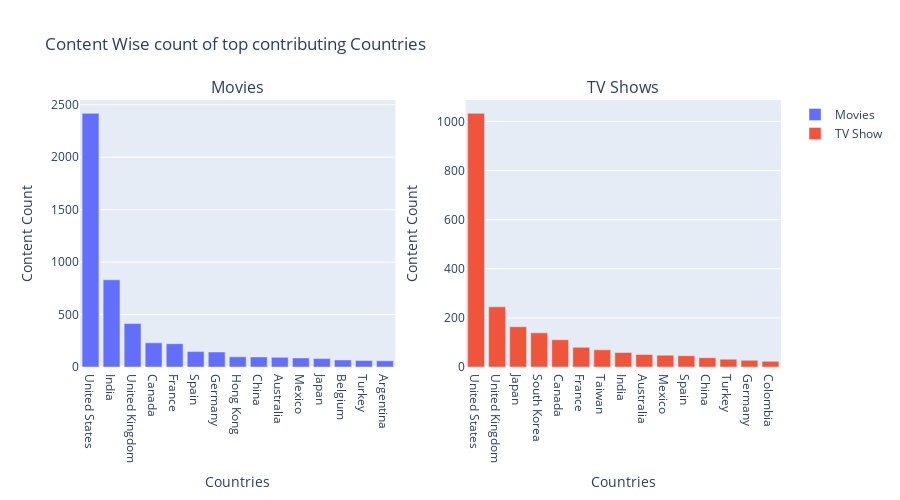

Notebook code for this chart:
### Code cell
trace1=go.Bar(x=country_movie_count['country'][:15], y=country_movie_count['count'][:15], name = 'Movies', orientation='v')
trace2=go.Bar(x=country_tvShow_count['country'][:15], y=country_tvShow_count['count'][:15], name = 'TV Show', orientation='v')

layout = go.Layout(title="Content Wise count of top contributing Countries", height=500)


fig = make_subplots(rows=1, cols=2, subplot_titles= ('Movies', 'TV Shows'))

fig.add_trace(trace1, row=1, col=1)

fig.add_trace(trace2, row=1, col=2)

fig.update_layout(layout)

fig.update_yaxes(title_text='Content Count')

fig.update_xaxes(title_text='Countries')

fig.show()

fig.write_image("./Plots/Content Wise count of top contributing Countries.jpeg")

### Figure 1 — Plotly figure (JSON) as saved in the notebook; plotly's stock layout.template omitted (floating-point values rounded to 4 significant figures)
{"data": [{"name": "Movies", "orientation": "v", "type": "bar", "x": ["United States", "India", "United Kingdom", "Canada", "France", "Spain", "Germany", "Hong Kong", "China", "Australia", "Mexico", "Japan", "Belgium", "Turkey", "Argentina"], "xaxis": "x", "y": [2418, 831, 415, 230, 222, 147, 143, 97, 96, 92, 86, 80, 67, 62, 59], "yaxis": "y"}, {"name": "TV Show", "orientation": "v", "type": "bar", "x": ["United States", "United Kingdom", "Japan", "South Korea", "Canada", "France", "Taiwan", "India", "Australia", "Mexico", "Spain", "China", "Turkey", "Germany", "Colombia"], "xaxis": "x2", "y": [1033, 245, 164, 139, 111, 80, 70, 59, 51, 48, 46, 38, 32, 27, 23], "yaxis": "y2"}], "layout": {"annotations": [{"font": {"size": 16}, "showarrow": false, "text": "Movies", "x": 0.225, "xanchor": "center", "xref": "paper", "y": 1, "yanchor": "bottom", "yref": "paper"}, {"font": {"size": 16}, "showarrow": false, "text": "TV Shows", "x": 0.775, "xanchor": "center", "xref": "paper", "y": 1, "yanchor": "bottom", "yref": "paper"}], "height": 500, "title": {"text": "Content Wise count of top contributing Countries"}, "xaxis": {"anchor": "y", "domain": [0, 0.45], "title": {"text": "Countries"}}, "xaxis2": {"anchor": "y2", "domain": [0.55, 1], "title": {"text": "Countries"}}, "yaxis": {"anchor": "x", "domain": [0, 1], "title": {"text": "Content Count"}}, "yaxis2": {"anchor": "x2", "domain": [0, 1], "title": {"text": "Content Count"}}}}
